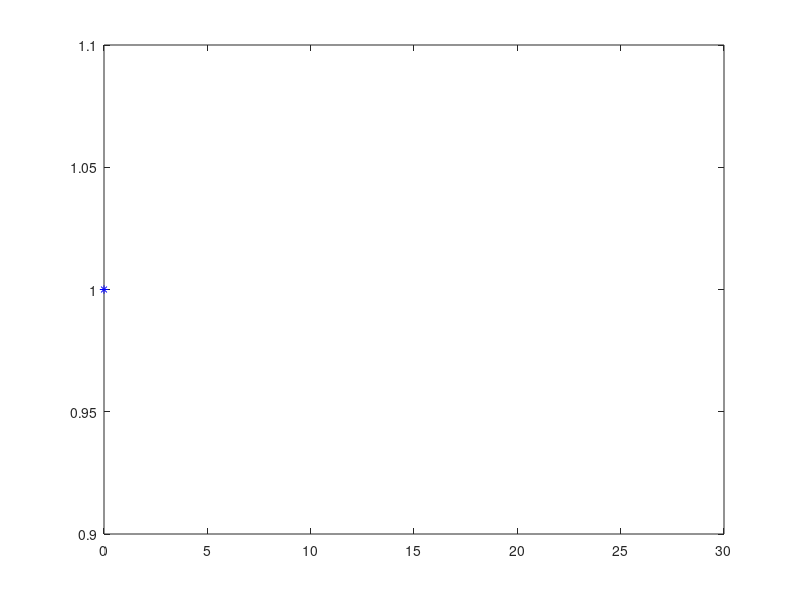

Reproduce this figure in MATLAB.
pkg load statistics

p = input("p = ");
N = input("N = ");

for i = 1:N
  X(i)=0;
  while rand >= p
    X(i) = X(i)+1;
  endwhile
endfor

U_X = unique(X);
n_X = hist(X, length(U_X));

rel_freq=n_X/N;

plot(U_X, rel_freq, '*b');
hold on
x = 0:30
plot(x, geopdf(x,p), '*m');
